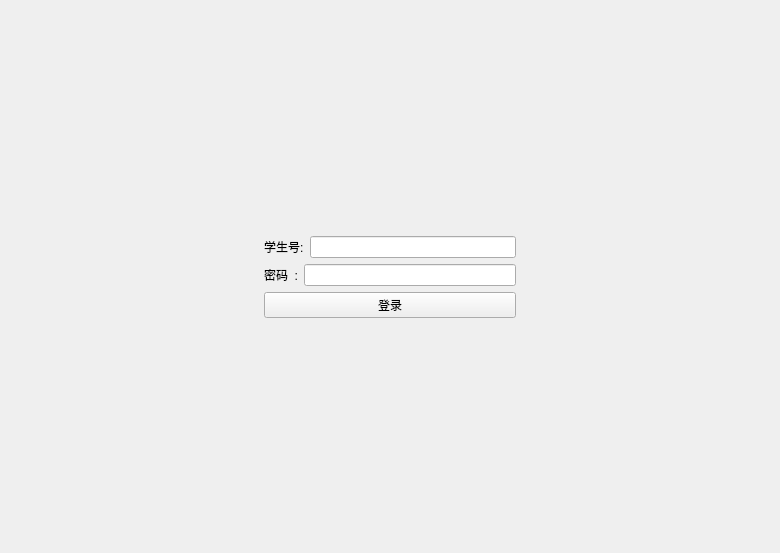
<?xml version="1.0" encoding="UTF-8"?>
<ui version="4.0">
 <class>Form</class>
 <widget class="QWidget" name="Form">
  <property name="geometry">
   <rect>
    <x>0</x>
    <y>0</y>
    <width>780</width>
    <height>553</height>
   </rect>
  </property>
  <property name="windowTitle">
   <string>学生登录 - 数据库管理系统</string>
  </property>
  <layout class="QVBoxLayout" name="verticalLayout_3">
   <item>
    <layout class="QVBoxLayout" name="verticalLayout_2">
     <item>
      <spacer name="verticalSpacer">
       <property name="orientation">
        <enum>Qt::Vertical</enum>
       </property>
       <property name="sizeHint" stdset="0">
        <size>
         <width>20</width>
         <height>40</height>
        </size>
       </property>
      </spacer>
     </item>
     <item>
      <layout class="QHBoxLayout" name="horizontalLayout_3">
       <item>
        <spacer name="horizontalSpacer_2">
         <property name="orientation">
          <enum>Qt::Horizontal</enum>
         </property>
         <property name="sizeHint" stdset="0">
          <size>
           <width>40</width>
           <height>20</height>
          </size>
         </property>
        </spacer>
       </item>
       <item>
        <layout class="QVBoxLayout" name="verticalLayout">
         <item>
          <layout class="QHBoxLayout" name="horizontalLayout">
           <item>
            <widget class="QLabel" name="label">
             <property name="text">
              <string>学生号:</string>
             </property>
            </widget>
           </item>
           <item>
            <widget class="QLineEdit" name="userNameEdit"/>
           </item>
          </layout>
         </item>
         <item>
          <layout class="QHBoxLayout" name="horizontalLayout_2">
           <item>
            <widget class="QLabel" name="label_2">
             <property name="text">
              <string>密码  :</string>
             </property>
            </widget>
           </item>
           <item>
            <widget class="QLineEdit" name="passWordEdit"/>
           </item>
          </layout>
         </item>
         <item>
          <widget class="QPushButton" name="loginButton">
           <property name="text">
            <string>登录</string>
           </property>
          </widget>
         </item>
        </layout>
       </item>
       <item>
        <spacer name="horizontalSpacer">
         <property name="orientation">
          <enum>Qt::Horizontal</enum>
         </property>
         <property name="sizeHint" stdset="0">
          <size>
           <width>40</width>
           <height>20</height>
          </size>
         </property>
        </spacer>
       </item>
      </layout>
     </item>
     <item>
      <spacer name="verticalSpacer_2">
       <property name="orientation">
        <enum>Qt::Vertical</enum>
       </property>
       <property name="sizeHint" stdset="0">
        <size>
         <width>20</width>
         <height>40</height>
        </size>
       </property>
      </spacer>
     </item>
    </layout>
   </item>
  </layout>
 </widget>
 <resources/>
 <connections/>
</ui>
